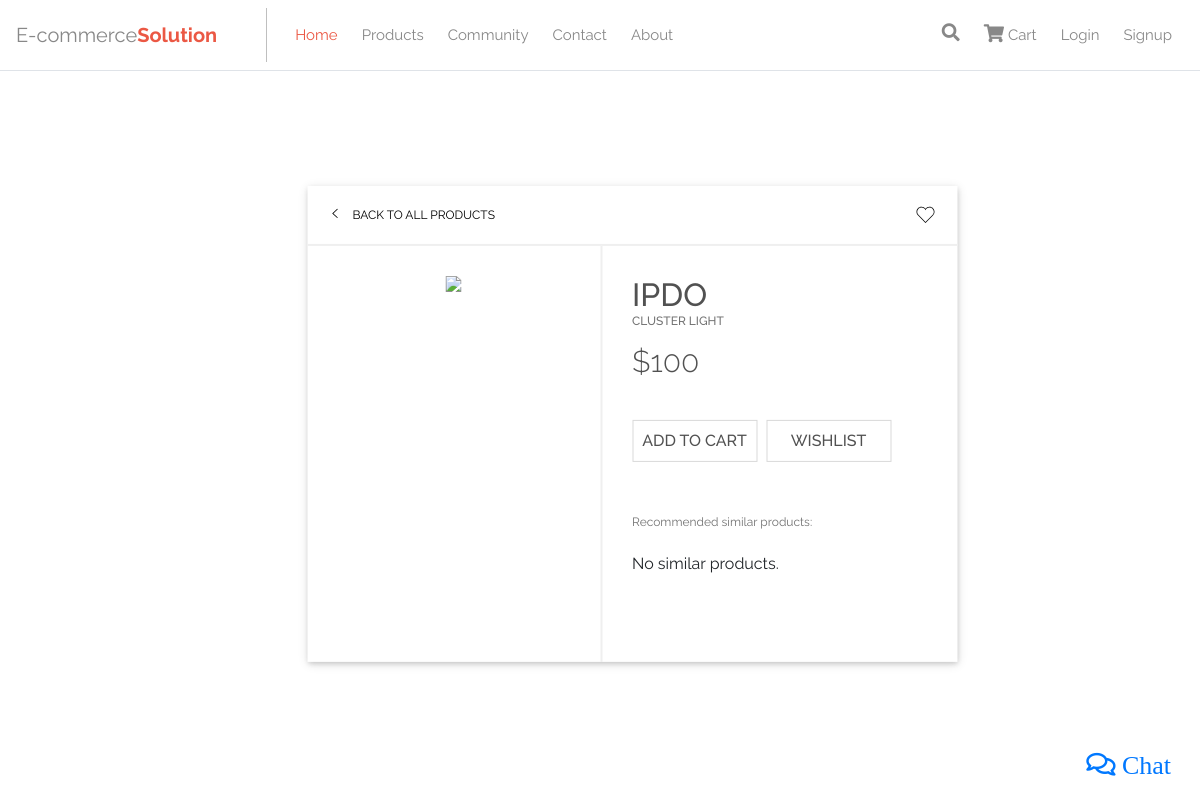
The app's page /views/productDetails.php?id=2 with its own data.
### tables this page shows
CREATE TABLE `product` (
  `product_id` int(11) NOT NULL,
  `product_name` varchar(255) DEFAULT NULL,
  `product_category` varchar(255) DEFAULT NULL,
  `product_price` int(8) DEFAULT 0,
  `product_img` varchar(255) DEFAULT NULL
);

### api/products.php (called while the page is built, shortened)
<?php
$product_conn = Open_Connection();
function getProductByid($id){
    global $product_conn;
    $sql_query = "SELECT * From product WHERE product_id = $id";
    $result = mysqli_query($product_conn, $sql_query);
    return mysqli_fetch_assoc($result);
}

### views/productDetails.php (the view, shortened to what this page needs)
<?php session_start();
require_once(__DIR__."/../api/products.php");
?>
<?php require_once(__DIR__."/../index.php");?>
<?php require_once(__DIR__."/../components/Navbar.php");?>
<?php $productInfo = getProductByid($_GET['id'])
;?>
<div id="productDetails">
    <div class="product-card">
        <nav>
            <a href="/E-Commerce/views/products.php" style="color:black;text-decoration:none">
                <svg class="arproductInfo" version="1.1" viewBox="0 0 512 512" width="512px" xml:space="preserve"
                    xmlns="http://www.w3.org/2000/svg" xmlns:xlink="http://www.w3.org/1999/xlink">
                    <polygon points="352,115.4 331.3,96 160,256 331.3,416 352,396.7 201.5,256 " stroke="#727272" />
                </svg>
                Back to all Products
            </a>
        </nav>
        <div class="photo">
            <img src="<?php echo $productInfo['product_img']?>">
        </div>
        <div class="description">
            <h2><?php echo $productInfo['product_name']?></h2>
            <h4><?php echo $productInfo['product_category']?></h4>
            <h1>$<?php echo $productInfo['product_price']?></h1>
            <p> <?php echo $productInfo['product_Description']?>
            </p>
            <form method="post" class="add_to_cart_form"
                action="/E-Commerce/config/cartSystem.php?action=add&id=<?php echo $productInfo["product_id"]; ?>">
                <button type="submit" name="add_to_cart">Add to
                    Cart</button>
                <button>Wishlist</button>
                <p> Recommended similar products:</p>
            <?php
            $sql= "SELECT * FROM product WHERE product_category IN ('$productInfo[product_category]') AND product_name NOT IN ('$productInfo[product_name]') ";
            $result = mysqli_query($product_conn, $sql);
            $queryResult= mysqli_num_rows($result);
            if ($queryResult>0) {
                while ($row = mysqli_fetch_assoc($result)){
            echo "<h6>
            ".$row['product_name']."
            </h6>";
            echo '<img style="width: 40px; height: 40px" src = "'. $row["product_img"] . '">';
            echo "<h6>$
            ".$row['product_price']."
            </h6>";
            echo "<hr>";
        }
            }
            else{
                echo 'No similar products.';
            }
            ?>
        </div>
    </div>
</div>

### public/css/main.css (style rules this page uses)
:root { --blue: #007bff; --indigo: #6610f2; --purple: #6f42c1; --pink: #e83e8c; --red: #dc3545; --orange: #fd7e14; --yellow: #ffc107; --green: #28a745; --teal: #20c997; --cyan: #17a2b8; --white: #fff; --gray: #6c757d; --gray-dark: #343a40; --primary: #007bff; --secondary: #6c757d; --success: #28a745; --info: #17a2b8; --warning: #ffc107; --danger: #dc3545; --light: #f8f9fa; --dark: #343a40; }
a { color: white; }
* { box-sizing: border-box; }
body { font-family: "Raleway", sans-serif; }

### views/productDetails.php (style rules this page uses)
* { box-sizing: border-box; }
#productDetails { background: #aedaa6; font-family: "Raleway"; }
#productDetails .product-card { width: 650px; position: absolute; background: white; margin: 0 auto; top: 50%; left: 50%; transform: translate(-45%, -45%); box-shadow: 0 2px 5px 0 rgba(0, 0, 0, 0.16), 0 2px 10px 0 rgba(0, 0, 0, 0.12); transition: all 0.3s; }
#productDetails .product-card nav { width: 100%; color: #727272; text-transform: uppercase; padding: 20px; border-bottom: 2px solid #efefef; font-size: 12px; }
#productDetails .product-card nav svg.heart { height: 24px; width: 24px; float: right; margin-top: -3px; transition: all 0.3s ease; cursor: pointer; }
#productDetails .product-card nav svg.arproductInfo { float: left; height: 15px; width: 15px; margin-right: 10px; }
#productDetails .product-card .photo { padding: 30px; width: 45%; text-align: center; float: left; }
#productDetails .product-card .photo img { max-height: 240px; max-width: 240px; }
#productDetails .product-card .description { padding: 30px; float: left; width: 55%; border-left: 2px solid #efefef; }
#productDetails .product-card .description h1 { color: #515151; font-weight: 300; padding-top: 15px; margin: 0; font-size: 30px; font-weight: 300; }
#productDetails .product-card .description h2 { color: #515151; margin: 0; text-transform: uppercase; font-weight: 500; }
#productDetails .product-card .description h4 { margin: 0; color: #727272; text-transform: uppercase; font-weight: 500; font-size: 12px; }
#productDetails .product-card .description p { font-size: 12px; line-height: 20px; color: #727272; padding: 20px 0; margin: 0; }
#productDetails .product-card .description button { outline: 0; border: 0; background: none; border: 1px solid #d9d9d9; padding: 8px 0px; margin-bottom: 30px; color: #515151; text-transform: uppercase; width: 125px; font-family: inherit; margin-right: 5px; transition: all 0.3s ease; font-weight: 500; }

### records on screen
product: product_name "IPDO", product_category "CLUSTER LIGHT", product_price "100"
